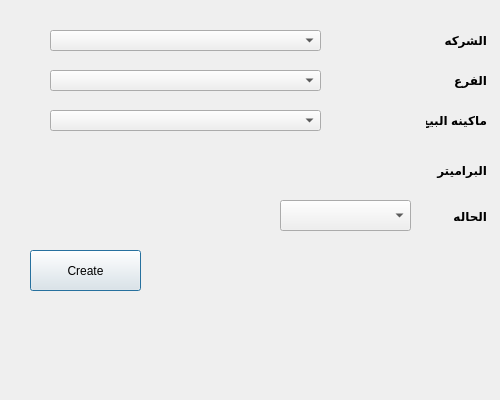
<?xml version="1.0" encoding="UTF-8"?>
<ui version="4.0">
 <class>pos_parameter</class>
 <widget class="QDialog" name="pos_parameter">
  <property name="geometry">
   <rect>
    <x>0</x>
    <y>0</y>
    <width>500</width>
    <height>400</height>
   </rect>
  </property>
  <property name="sizePolicy">
   <sizepolicy hsizetype="Preferred" vsizetype="Preferred">
    <horstretch>0</horstretch>
    <verstretch>0</verstretch>
   </sizepolicy>
  </property>
  <property name="minimumSize">
   <size>
    <width>500</width>
    <height>400</height>
   </size>
  </property>
  <property name="maximumSize">
   <size>
    <width>500</width>
    <height>400</height>
   </size>
  </property>
  <property name="windowTitle">
   <string>user</string>
  </property>
  <property name="toolTip">
   <string/>
  </property>
  <property name="autoFillBackground">
   <bool>false</bool>
  </property>
  <property name="styleSheet">
   <string notr="true"/>
  </property>
  <widget class="QLabel" name="label">
   <property name="geometry">
    <rect>
     <x>426</x>
     <y>30</y>
     <width>61</width>
     <height>20</height>
    </rect>
   </property>
   <property name="font">
    <font>
     <weight>75</weight>
     <bold>true</bold>
    </font>
   </property>
   <property name="text">
    <string>الشركه</string>
   </property>
  </widget>
  <widget class="QLabel" name="label_2">
   <property name="geometry">
    <rect>
     <x>426</x>
     <y>70</y>
     <width>61</width>
     <height>20</height>
    </rect>
   </property>
   <property name="font">
    <font>
     <weight>75</weight>
     <bold>true</bold>
    </font>
   </property>
   <property name="text">
    <string>الفرع</string>
   </property>
  </widget>
  <widget class="QLabel" name="label_3">
   <property name="geometry">
    <rect>
     <x>426</x>
     <y>110</y>
     <width>61</width>
     <height>20</height>
    </rect>
   </property>
   <property name="font">
    <font>
     <weight>75</weight>
     <bold>true</bold>
    </font>
   </property>
   <property name="text">
    <string>ماكينه البيع</string>
   </property>
  </widget>
  <widget class="QLabel" name="label_4">
   <property name="geometry">
    <rect>
     <x>436</x>
     <y>160</y>
     <width>51</width>
     <height>20</height>
    </rect>
   </property>
   <property name="font">
    <font>
     <weight>75</weight>
     <bold>true</bold>
    </font>
   </property>
   <property name="text">
    <string>البراميتر</string>
   </property>
  </widget>
  <widget class="QLabel" name="label_5">
   <property name="geometry">
    <rect>
     <x>440</x>
     <y>210</y>
     <width>47</width>
     <height>13</height>
    </rect>
   </property>
   <property name="font">
    <font>
     <weight>75</weight>
     <bold>true</bold>
    </font>
   </property>
   <property name="text">
    <string>الحاله</string>
   </property>
  </widget>
  <widget class="QPushButton" name="pushButton">
   <property name="geometry">
    <rect>
     <x>30</x>
     <y>250</y>
     <width>111</width>
     <height>41</height>
    </rect>
   </property>
   <property name="text">
    <string>Create</string>
   </property>
  </widget>
  <widget class="QComboBox" name="CMB_CouponStatus">
   <property name="geometry">
    <rect>
     <x>280</x>
     <y>200</y>
     <width>131</width>
     <height>31</height>
    </rect>
   </property>
  </widget>
  <widget class="QComboBox" name="Qcombo_branch">
   <property name="geometry">
    <rect>
     <x>50</x>
     <y>70</y>
     <width>271</width>
     <height>21</height>
    </rect>
   </property>
  </widget>
  <widget class="QComboBox" name="Qcombo_company">
   <property name="geometry">
    <rect>
     <x>50</x>
     <y>30</y>
     <width>271</width>
     <height>21</height>
    </rect>
   </property>
  </widget>
  <widget class="QComboBox" name="Qcombo_pos">
   <property name="geometry">
    <rect>
     <x>50</x>
     <y>110</y>
     <width>271</width>
     <height>21</height>
    </rect>
   </property>
  </widget>
 </widget>
 <resources/>
 <connections/>
</ui>
